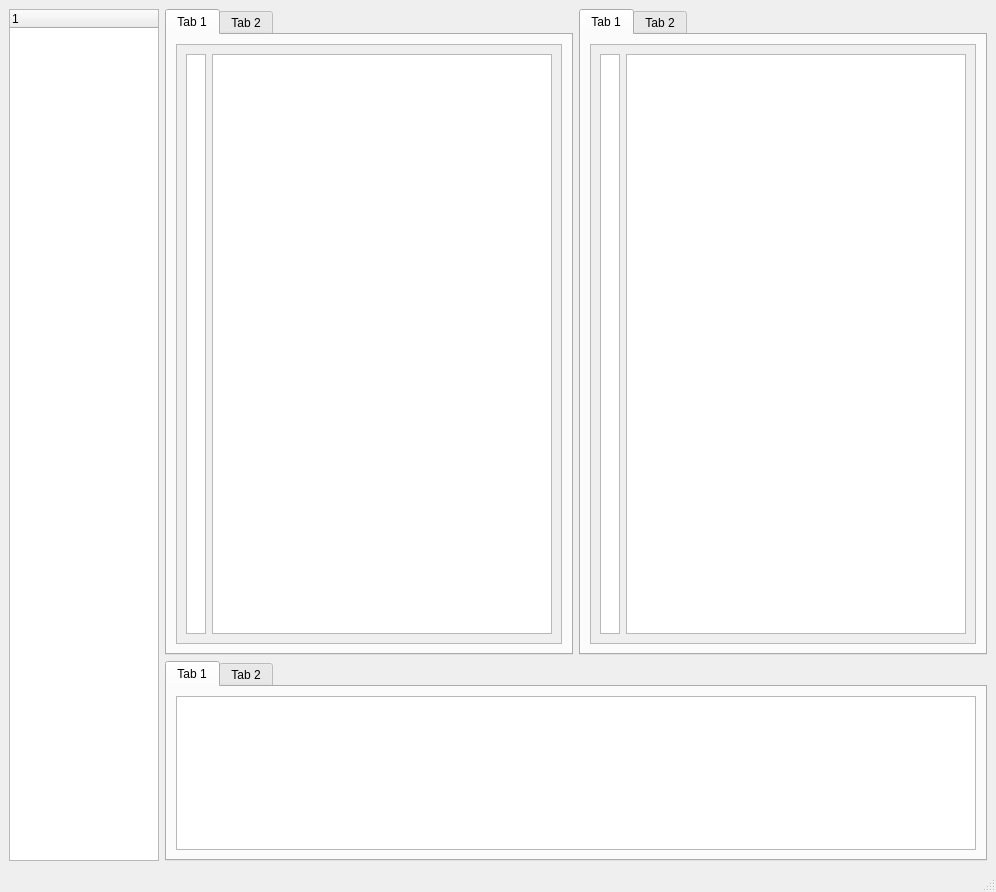
<?xml version="1.0" encoding="UTF-8"?>
<ui version="4.0">
 <class>MainWindow</class>
 <widget class="QMainWindow" name="MainWindow">
  <property name="geometry">
   <rect>
    <x>0</x>
    <y>0</y>
    <width>996</width>
    <height>892</height>
   </rect>
  </property>
  <property name="windowTitle">
   <string>MainWindow</string>
  </property>
  <widget class="QWidget" name="centralwidget">
   <layout class="QGridLayout" name="gridLayout">
    <item row="0" column="3">
     <widget class="QTabWidget" name="tabWidget_2">
      <widget class="QWidget" name="tab_3">
       <attribute name="title">
        <string>Tab 1</string>
       </attribute>
       <layout class="QGridLayout" name="gridLayout_4">
        <item row="0" column="0">
         <widget class="QScrollArea" name="scrollArea_2">
          <property name="widgetResizable">
           <bool>true</bool>
          </property>
          <widget class="QWidget" name="scrollAreaWidgetContents_2">
           <property name="geometry">
            <rect>
             <x>0</x>
             <y>0</y>
             <width>382</width>
             <height>581</height>
            </rect>
           </property>
           <layout class="QGridLayout" name="gridLayout_5">
            <item row="0" column="0">
             <widget class="QGraphicsView" name="graphicsView_2">
              <property name="maximumSize">
               <size>
                <width>20</width>
                <height>16777215</height>
               </size>
              </property>
             </widget>
            </item>
            <item row="0" column="1">
             <widget class="QTextEdit" name="textEdit_2"/>
            </item>
           </layout>
          </widget>
         </widget>
        </item>
       </layout>
      </widget>
      <widget class="QWidget" name="tab_4">
       <attribute name="title">
        <string>Tab 2</string>
       </attribute>
      </widget>
     </widget>
    </item>
    <item row="0" column="0" rowspan="2">
     <widget class="QTreeWidget" name="treeWidget">
      <property name="maximumSize">
       <size>
        <width>150</width>
        <height>16777215</height>
       </size>
      </property>
      <column>
       <property name="text">
        <string notr="true">1</string>
       </property>
      </column>
     </widget>
    </item>
    <item row="0" column="2">
     <widget class="QTabWidget" name="tabWidget">
      <widget class="QWidget" name="tab">
       <attribute name="title">
        <string>Tab 1</string>
       </attribute>
       <layout class="QGridLayout" name="gridLayout_2">
        <item row="0" column="0">
         <widget class="QScrollArea" name="scrollArea">
          <property name="widgetResizable">
           <bool>true</bool>
          </property>
          <widget class="QWidget" name="scrollAreaWidgetContents">
           <property name="geometry">
            <rect>
             <x>0</x>
             <y>0</y>
             <width>382</width>
             <height>581</height>
            </rect>
           </property>
           <layout class="QGridLayout" name="gridLayout_3">
            <item row="0" column="1">
             <widget class="QTextEdit" name="textEdit"/>
            </item>
            <item row="0" column="0">
             <widget class="QGraphicsView" name="graphicsView">
              <property name="maximumSize">
               <size>
                <width>20</width>
                <height>16777215</height>
               </size>
              </property>
             </widget>
            </item>
           </layout>
          </widget>
         </widget>
        </item>
       </layout>
      </widget>
      <widget class="QWidget" name="tab_2">
       <attribute name="title">
        <string>Tab 2</string>
       </attribute>
      </widget>
     </widget>
    </item>
    <item row="1" column="2" colspan="2">
     <widget class="QTabWidget" name="tabWidget_3">
      <property name="maximumSize">
       <size>
        <width>16777215</width>
        <height>200</height>
       </size>
      </property>
      <widget class="QWidget" name="tab_5">
       <attribute name="title">
        <string>Tab 1</string>
       </attribute>
       <layout class="QGridLayout" name="gridLayout_6">
        <item row="0" column="0">
         <widget class="QTextEdit" name="textEdit_3"/>
        </item>
       </layout>
      </widget>
      <widget class="QWidget" name="tab_6">
       <attribute name="title">
        <string>Tab 2</string>
       </attribute>
      </widget>
     </widget>
    </item>
   </layout>
  </widget>
  <widget class="QMenuBar" name="menubar">
   <property name="geometry">
    <rect>
     <x>0</x>
     <y>0</y>
     <width>996</width>
     <height>21</height>
    </rect>
   </property>
  </widget>
  <widget class="QStatusBar" name="statusbar"/>
 </widget>
 <resources/>
 <connections/>
</ui>
